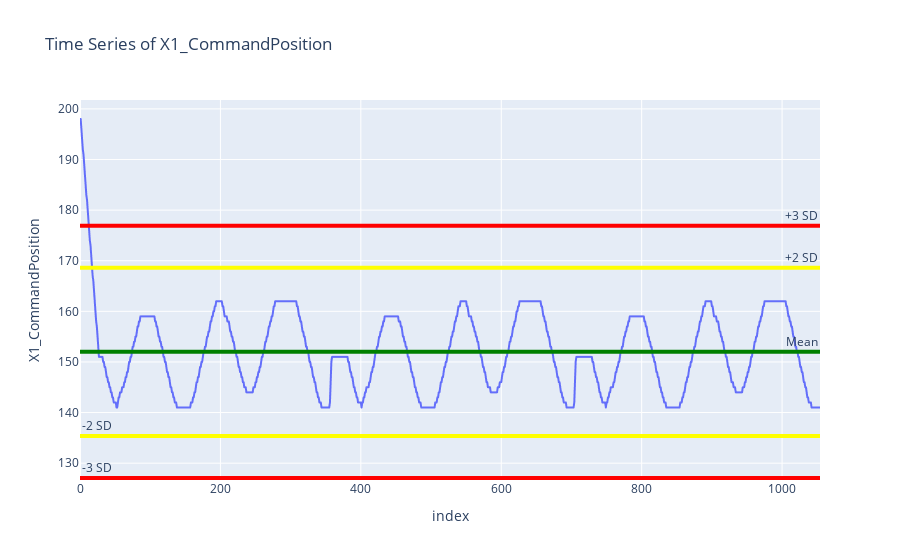

Notebook source saved alongside this figure:
### Code cell
print("Generating time series plot for first column")
fig = px.line(df, y=df.columns[3], title=f"Time Series of {df.columns[3]}")
column = df.columns[3]
fig.add_hline(y=df[column].mean(), line_width=4, line_color="green", annotation_text="Mean", annotation_position="top right")
fig.add_hline(y=df[column].mean() + 2*df[column].std(), line_width=4, line_color="yellow", annotation_text="+2 SD", annotation_position="top right")
fig.add_hline(y=df[column].mean() - 2*df[column].std(), line_width=4, line_color="yellow", annotation_text="-2 SD", annotation_position="top left")
fig.add_hline(y=df[column].mean() + 3*df[column].std(), line_width=4, line_color="red", annotation_text="+3 SD", annotation_position="top right")
fig.add_hline(y=df[column].mean() - 3*df[column].std(), line_width=4, line_color="red", annotation_text="-3 SD", annotation_position="top left")
fig.show()

### Figure 1 — Plotly figure (JSON) as saved in the notebook; plotly's stock layout.template omitted (floating-point values rounded to 4 significant figures; data arrays with more than 128 entries replaced by an {"elided": "..."} marker saying what was removed)
{"data": [{"hovertemplate": "index=%{x}<br>X1_CommandPosition=%{y}<extra></extra>", "legendgroup": "", "line": {"color": "#636efa", "dash": "solid"}, "marker": {"symbol": "circle"}, "mode": "lines", "name": "", "showlegend": false, "type": "scattergl", "x": {"elided": "1055 int values"}, "xaxis": "x", "y": {"elided": "1055 float values"}, "yaxis": "y"}], "layout": {"annotations": [{"showarrow": false, "text": "Mean", "x": 1, "xanchor": "right", "xref": "x domain", "y": 152.0, "yanchor": "bottom", "yref": "y"}, {"showarrow": false, "text": "+2 SD", "x": 1, "xanchor": "right", "xref": "x domain", "y": 168.6, "yanchor": "bottom", "yref": "y"}, {"showarrow": false, "text": "-2 SD", "x": 0, "xanchor": "left", "xref": "x domain", "y": 135.4, "yanchor": "bottom", "yref": "y"}, {"showarrow": false, "text": "+3 SD", "x": 1, "xanchor": "right", "xref": "x domain", "y": 176.9, "yanchor": "bottom", "yref": "y"}, {"showarrow": false, "text": "-3 SD", "x": 0, "xanchor": "left", "xref": "x domain", "y": 127.1, "yanchor": "bottom", "yref": "y"}], "legend": {"tracegroupgap": 0}, "shapes": [{"line": {"color": "green", "width": 4}, "type": "line", "x0": 0, "x1": 1, "xref": "x domain", "y0": 152.0, "y1": 152.0, "yref": "y"}, {"line": {"color": "yellow", "width": 4}, "type": "line", "x0": 0, "x1": 1, "xref": "x domain", "y0": 168.6, "y1": 168.6, "yref": "y"}, {"line": {"color": "yellow", "width": 4}, "type": "line", "x0": 0, "x1": 1, "xref": "x domain", "y0": 135.4, "y1": 135.4, "yref": "y"}, {"line": {"color": "red", "width": 4}, "type": "line", "x0": 0, "x1": 1, "xref": "x domain", "y0": 176.9, "y1": 176.9, "yref": "y"}, {"line": {"color": "red", "width": 4}, "type": "line", "x0": 0, "x1": 1, "xref": "x domain", "y0": 127.1, "y1": 127.1, "yref": "y"}], "title": {"text": "Time Series of X1_CommandPosition"}, "xaxis": {"anchor": "y", "domain": [0, 1], "title": {"text": "index"}}, "yaxis": {"anchor": "x", "domain": [0, 1], "title": {"text": "X1_CommandPosition"}}}}
